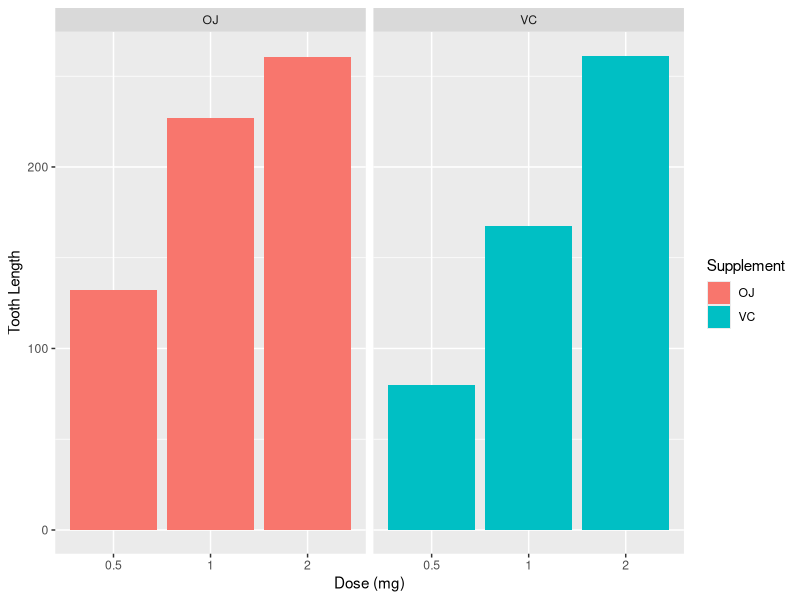
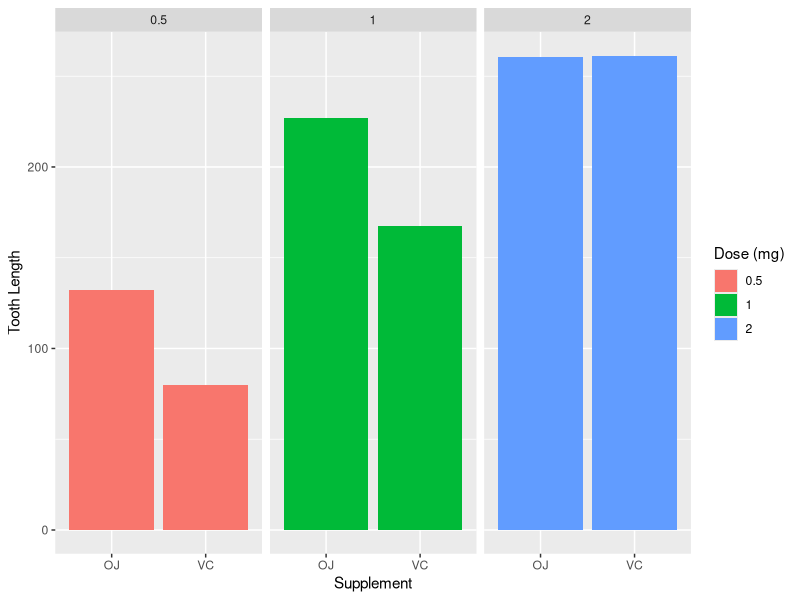

Here is the R script that generated these plots, in order: (Note: this script raises an error after producing the figures.)
## ---- chunk 1
require(ggplot2)
library(datasets)
data(ToothGrowth)
str(ToothGrowth)
## ---- chunk 2
# convert variable dose from numeric to factor to simplify presentation
ToothGrowth$dose <- as.factor(ToothGrowth$dose)
## ---- chunk 3
ggplot(data=ToothGrowth, aes(x=as.factor(dose), y=len, fill=supp)) +
    geom_bar(stat="identity",) +
    facet_grid(. ~ supp) +
    xlab("Dose (mg)") +
    ylab("Tooth Length") +
    guides(fill=guide_legend(title="Supplement"))
## ---- chunk 4
ggplot(data=ToothGrowth, aes(x=as.factor(supp), y=len, fill=dose)) +
    geom_bar(stat="identity",) +
    facet_grid(. ~ dose) +
    xlab("Supplement") +
    ylab("Tooth Length") +
    guides(fill=guide_legend(title="Dose (mg)"))
## ---- chunk 5
AB <- subset(ToothGrowth, dose %in% c(2.0, 1.0))
BC <- subset(ToothGrowth, dose %in% c(1.0, 0.5))
## ---- chunk 6
testAB <- t.test(len~dose, paired=FALSE, var.equal=TRUE, data=AB)$conf
testBC <- t.test(len~dose, paired=FALSE, var.equal=TRUE, data=BC)$conf
testAB
## ---- chunk 7
testBC
## ---- chunk 8
testAB <- t.test(len~supp, paired=FALSE, var.equal=TRUE, data=ToothGrowth)$conf
testAB
## ---- chunk 9

## ---- chunk 10

## ---- chunk 11

